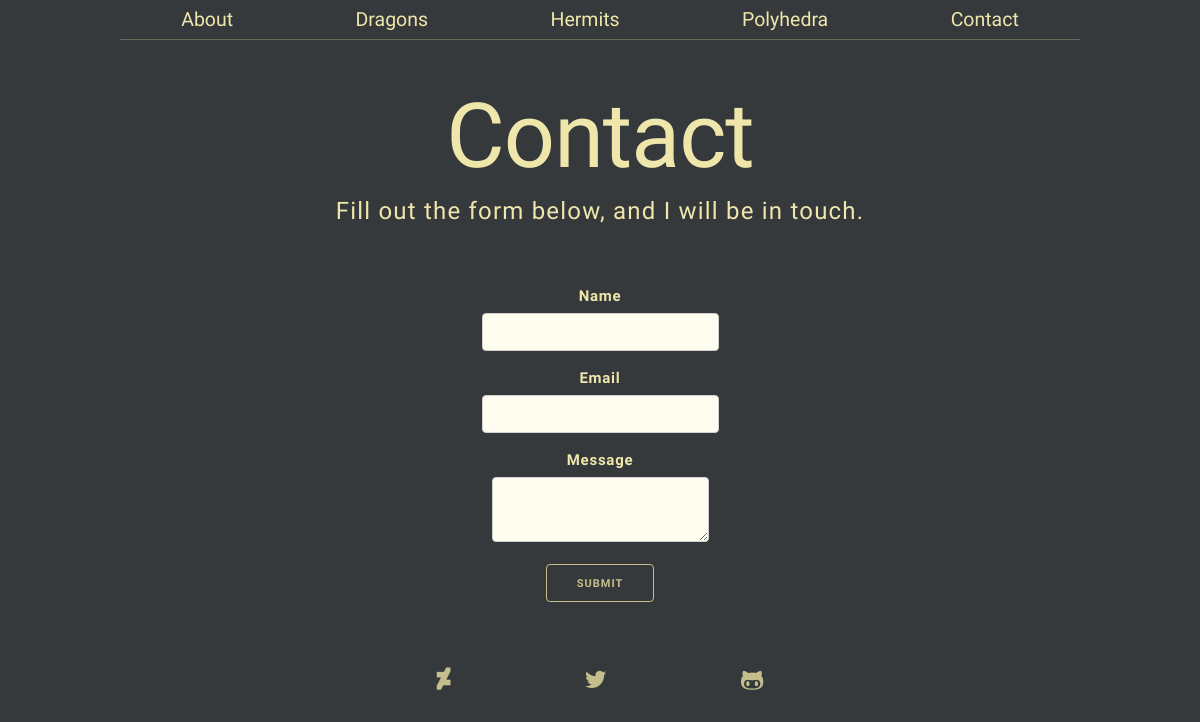
The app's page /contact with its own data.
### app/models.py (models this page shows, shortened)
class Page(db.Model):
	__tablename__ = "pages"
	id = db.Column(db.Integer, primary_key=True)
	name = db.Column(db.String(64), unique=True, index=True)
	description = db.Column(db.Text)
	image = db.Column(db.Boolean, default=False)
	posts = db.relationship('Post', backref='page')
	user_id = db.Column(db.Integer, db.ForeignKey('users.id'))

class SocialIcon(db.Model):
	__tablename__ = "social_icons"
	id = db.Column(db.Integer, primary_key=True)
	href = db.Column(db.String(140))
	css_value = db.Column(db.String(32))
	user_id = db.Column(db.Integer, db.ForeignKey('users.id'))

### app/views.py (the view, shortened to what this page needs)
@app.route('/contact', methods=['GET', 'POST'])
def contact():
	name = None
	pages = Page.query.all()
	social_icons = SocialIcon.query.all()
	form = ContactForm()
	return render_template('contact.html',
							form=form,
							pages=pages,
							social_icons=social_icons)

### app/forms.py
class ContactForm(Form):
	name = StringField('Name',validators=[DataRequired()])
	email = StringField('Email',validators=[DataRequired(), Email()])
	message = TextAreaField('Message')
	submit = SubmitField('Submit')

### app/templates/contact.html (shortened to what this page needs)
{% extends "base.html" %}
{% block header %}
<body class="contact">
	<header class="contact">
		<div class="container">
			<div class="row">
				<nav class="page twelve columns">
					<ul class="page">
						<li><a href="{{ url_for('index') }}" class ="page">About</a></li>
					{% for page in pages %}
						<li><a href="{{ url_for('page', name=page.name) }}" class ="page">{{ page.name }}</a></li>
					{% endfor %}
						<li><a href="{{ url_for('contact') }}" class ="page">Contact</a></li>
					</ul>
				</nav>
			</div>
			<div class="row">
					<h2>Contact</h2>
					<h5>Fill out the form below, and I will be in touch.</h5>
			</div>
		</div>
	</header>
{% endblock %}
{% block content %}
	<section class="contact">
		<div class="container">
		<form method="POST">
			<div class="row">
			{{ form.name.label }}{{ form.name() }}
			{{ form.email.label }}{{ form.email() }}
			{{ form.message.label }}{{ form.message() }}
			</div>
			<div class="submit row">
			{{ form.submit() }}
			</div>
		</form>
		</div>
	</section>
	<footer class="contact">
		<div class="container">
			<div class="row">
				<div class="footer six offset-by-three columns">
					{% for icon in social_icons %}
					<a href="{{ ''.join(['https://', icon.href]) }}"><span class="{{ icon.css_value }}"></span></a>
					{% endfor %}
				</div>
			</div>
		</div>
	</footer>
</body>
{% endblock %}

### app/static/css/skeleton.css (style rules this page uses)
.container { position: relative; width: 100%; max-width: 960px; margin: 0 auto; padding: 0 20px; box-sizing: border-box; }
.column, .columns { width: 100%; float: left; box-sizing: border-box; }
@media (min-width: 400px) { .container { width: 85%; padding: 0; } }
@media (min-width: 550px) { .container { width: 80%; } }
@media (min-width: 550px) { .column, .columns { margin-left: 4%; } }
@media (min-width: 550px) { .column:first-child, .columns:first-child { margin-left: 0; } }
@media (min-width: 550px) { .six.columns { width: 48%; } }
@media (min-width: 550px) { .twelve.columns { width: 100%; margin-left: 0; } }
@media (min-width: 550px) { .offset-by-three.column, .offset-by-three.columns { margin-left: 26%; } }
html { font-size: 62.5%; }
body { font-size: 1.5em; line-height: 1.6; font-weight: 400; font-family: "Raleway", "HelveticaNeue", "Helvetica Neue", Helvetica, Arial, sans-serif; color: #222; }
h1, h2, h3, h4, h5, h6 { margin-top: 0; margin-bottom: 2rem; font-weight: 300; }
h2 { font-size: 3.6rem; line-height: 1.25; letter-spacing: -.1rem; }
h5 { font-size: 1.8rem; line-height: 1.5; letter-spacing: -.05rem; }
@media (min-width: 550px) { h2 { font-size: 4.2rem; } }
@media (min-width: 550px) { h5 { font-size: 2.4rem; } }
a { color: #1EAEDB; }
.button, button, input[type="submit"], input[type="reset"], input[type="button"] { display: inline-block; height: 38px; padding: 0 30px; color: #555; text-align: center; font-size: 11px; font-weight: 600; line-height: 38px; letter-spacing: .1rem; text-transform: uppercase; text-decoration: none; white-space: nowrap; background-color: transparent; border-radius: 4px; border: 1px solid #bbb; cursor: pointer; box-sizing: border-box; }
input[type="email"], input[type="number"], input[type="search"], input[type="text"], input[type="tel"], input[type="url"], input[type="password"], textarea, select { height: 38px; padding: 6px 10px; background-color: #fff; border: 1px solid #D1D1D1; border-radius: 4px; box-shadow: none; box-sizing: border-box; }
input[type="email"], input[type="number"], input[type="search"], input[type="text"], input[type="tel"], input[type="url"], input[type="password"], textarea { -webkit-appearance: none; -moz-appearance: none; appearance: none; }
textarea { min-height: 65px; padding-top: 6px; padding-bottom: 6px; }
label, legend { display: block; margin-bottom: .5rem; font-weight: 600; }
ul { list-style: circle inside; }
ol, ul { padding-left: 0; margin-top: 0; }
li { margin-bottom: 1rem; }
input, textarea, select, fieldset { margin-bottom: 1.5rem; }
pre, blockquote, dl, figure, table, p, ul, ol, form { margin-bottom: 2.5rem; }
.container:after, .row:after, .u-cf { content: ""; display: table; clear: both; }

### records on screen
Page: name "Dragons"
Page: name "Hermits"
Page: name "Polyhedra"
